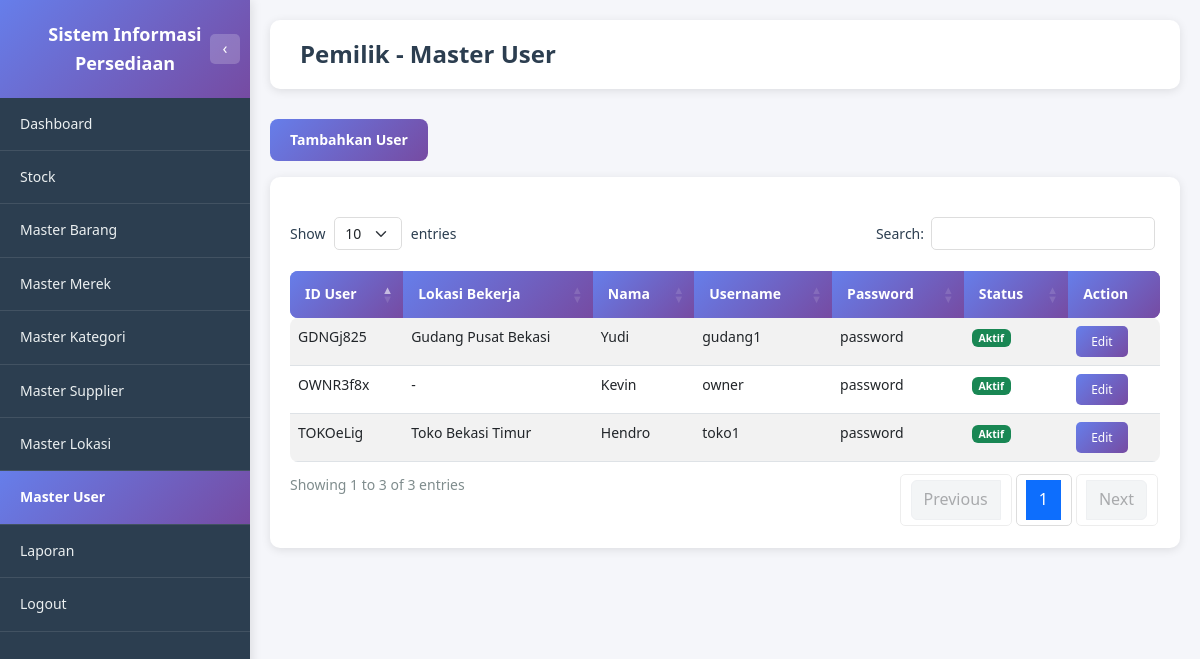
The app's page /pemilik/master_user.php (signed in) with its own data.
### tables this page shows
CREATE TABLE USERS (
   ID_USERS               VARCHAR(8) NOT NULL,
   KD_LOKASI              VARCHAR(8),
   KD_SUPPLIER            VARCHAR(8),
   NAMA                   VARCHAR(256),
   USERNAME               VARCHAR(256),
   PASSWORD               VARCHAR(256),
   STATUS                 ENUM('AKTIF', 'TIDAK AKTIF'),
   PRIMARY KEY (ID_USERS)
);

### pemilik/master_user.php (the view, shortened to what this page needs)
<?php
require_once '../dbconnect.php';
$query_user = "SELECT
                    u.ID_USERS,
                    COALESCE(ml.NAMA_LOKASI, ms.NAMA_SUPPLIER, '-') as LOKASI_BEKERJA,
                    u.NAMA,
                    u.USERNAME,
                    u.PASSWORD,
                    u.STATUS,
                    u.KD_LOKASI,
                    u.KD_SUPPLIER
                 FROM USERS u
                 LEFT JOIN MASTER_LOKASI ml ON u.KD_LOKASI = ml.KD_LOKASI
                 LEFT JOIN MASTER_SUPPLIER ms ON u.KD_SUPPLIER = ms.KD_SUPPLIER
                 ORDER BY u.ID_USERS ASC";
$result_user = $conn->query($query_user);
$active_page = 'master_user';
?>
<!DOCTYPE html>
<html lang="id">
<head>
    <link href="https://cdn.jsdelivr.net/npm/bootstrap@5.3.0/dist/css/bootstrap.min.css" rel="stylesheet">
    <link href="https://cdn.datatables.net/1.13.7/css/dataTables.bootstrap5.min.css" rel="stylesheet">
    <link href="https://cdn.jsdelivr.net/npm/sweetalert2@11/dist/sweetalert2.min.css" rel="stylesheet">
    <link href="../assets/css/style.css" rel="stylesheet">
</head>
<body class="dashboard-body">
    <?php include 'includes/sidebar.php'; ?>
    <div class="main-content">
        <div class="page-header">
            <h1 class="page-title">Pemilik - Master User</h1>
        </div>
        <div class="mb-3">
            <button type="button" class="btn-primary-custom" data-bs-toggle="modal" data-bs-target="#modalTambahUser">
                <i class="bi bi-plus-circle"></i> Tambahkan User
            </button>
        </div>
        <div class="table-section" style="width: 100%;">
            <div class="table-responsive" style="width: 100%;">
                <table id="tableUser" class="table table-custom table-striped table-hover" style="width: 100%;">
                    <thead>
                        <tr>
                            <th>ID User</th>
                            <th>Lokasi Bekerja</th>
                            <th>Nama</th>
                            <th>Username</th>
                            <th>Password</th>
                            <th>Status</th>
                            <th>Action</th>
                        </tr>
                    </thead>
                    <tbody>
                        <?php if ($result_user->num_rows > 0): ?>
                            <?php while ($row = $result_user->fetch_assoc()): ?>
                                <tr>
                                    <td><?php echo htmlspecialchars($row['ID_USERS']); ?></td>
                                    <td><?php echo htmlspecialchars($row['LOKASI_BEKERJA']); ?></td>
                                    <td><?php echo htmlspecialchars($row['NAMA']); ?></td>
                                    <td><?php echo htmlspecialchars($row['USERNAME']); ?></td>
                                    <td><?php echo htmlspecialchars($row['PASSWORD']); ?></td>
                                    <td>
                                        <?php if ($row['STATUS'] == 'AKTIF'): ?>
                                            <span class="badge bg-success">Aktif</span>
                                        <?php else: ?>
                                            <span class="badge bg-secondary">Tidak Aktif</span>
                                        <?php endif; ?>
                                    </td>
                                    <td>
                                        <button class="btn-view" onclick="editUser('<?php echo htmlspecialchars($row['ID_USERS']); ?>', '<?php echo htmlspecialchars($row['KD_LOKASI'] ?? '', ENT_QUOTES); ?>', '<?php echo htmlspecialchars($row['KD_SUPPLIER'] ?? '', ENT_QUOTES); ?>', '<?php echo htmlspecialchars($row['NAMA'], ENT_QUOTES); ?>', '<?php echo htmlspecialchars($row['USERNAME'], ENT_QUOTES); ?>', '<?php echo htmlspecialchars($row['PASSWORD'], ENT_QUOTES); ?>', '<?php echo $row['STATUS']; ?>')">Edit</button>
                                    </td>
                                </tr>
                            <?php endwhile; ?>
                        <?php endif; ?>
                    </tbody>
                </table>
            </div>
        </div>
    </div>
</body>
</html>

### pemilik/includes/sidebar.php (shortened to what this page needs)
<div class="sidebar" id="sidebar">
    <div class="sidebar-header">
        <span id="sidebar-title">Sistem Informasi Persediaan</span>
        <button class="sidebar-toggle" id="sidebarToggle" title="Toggle Sidebar">
            <span id="toggleIcon">‹</span>
        </button>
    </div>
    <ul class="sidebar-menu">
        <li><a href="dashboard.php" class="<?php echo $active_page == 'dashboard' ? 'active' : ''; ?>" data-icon="📊"><span>Dashboard</span></a></li>
        <li><a href="stock.php" class="<?php echo $active_page == 'stock' ? 'active' : ''; ?>" data-icon="📦"><span>Stock</span></a></li>
        <li><a href="master_barang.php" class="<?php echo $active_page == 'master_barang' ? 'active' : ''; ?>" data-icon="📋"><span>Master Barang</span></a></li>
        <li><a href="master_merek.php" class="<?php echo $active_page == 'master_merek' ? 'active' : ''; ?>" data-icon="🏷️"><span>Master Merek</span></a></li>
        <li><a href="master_kategori.php" class="<?php echo $active_page == 'master_kategori' ? 'active' : ''; ?>" data-icon="📁"><span>Master Kategori</span></a></li>
        <li><a href="master_supplier.php" class="<?php echo $active_page == 'master_supplier' ? 'active' : ''; ?>" data-icon="🏢"><span>Master Supplier</span></a></li>
        <li><a href="master_lokasi.php" class="<?php echo $active_page == 'master_lokasi' ? 'active' : ''; ?>" data-icon="📍"><span>Master Lokasi</span></a></li>
        <li><a href="master_user.php" class="<?php echo $active_page == 'master_user' ? 'active' : ''; ?>" data-icon="👥"><span>Master User</span></a></li>
        <li><a href="laporan.php" class="<?php echo $active_page == 'laporan' ? 'active' : ''; ?>" data-icon="📊"><span>Laporan</span></a></li>
        <li><a href="../logout.php" data-icon="🚪"><span>Logout</span></a></li>
    </ul>
</div>

### assets/css/style.css (style rules this page uses)
* { margin: 0; padding: 0; box-sizing: border-box; }
:root { --font-family-primary: 'Segoe UI', Tahoma, Geneva, Verdana, sans-serif; --font-size-base: 14px; --font-size-small: 12px; --font-size-large: 16px; --font-size-title: 24px; --font-size-heading: 18px; --font-weight-normal: 400; --font-weight-medium: 500; --font-weight-bold: 600; }
body { font-family: var(--font-family-primary); font-size: var(--font-size-base); line-height: 1.6; }
:root { --color-primary: #667eea; --color-primary-dark: #764ba2; --color-primary-gradient: linear-gradient(135deg, #667eea 0%, #764ba2 100%); --color-text-primary: #2c3e50; --color-text-secondary: #7f8c8d; --color-text-muted: #666; --color-text-light: #ecf0f1; --color-bg-primary: #f5f6fa; --color-bg-secondary: #ffffff; --color-bg-dark: #2c3e50; --color-bg-gradient: linear-gradient(135deg, #667eea 0%, #764ba2 100%); --color-border: #ddd; --color-border-light: #ecf0f1; --color-success: #27ae60; --color-warning: #f39c12; --color-danger: #e74c3c; --color-info: #3498db; --shadow-sm: 0 2px 10px rgba(0, 0, 0, 0.1); --shadow-md: 0 4px 15px rgba(0, 0, 0, 0.1); --shadow-lg: 0 10px 40px rgba(0, 0, 0, 0.2); }
body { background: var(--color-bg-gradient); min-height: 100vh; }
body.dashboard-body { background: var(--color-bg-primary); }
.btn-primary-custom { background: var(--color-primary-gradient); border: none; border-radius: 8px; padding: 10px 20px; font-weight: var(--font-weight-bold); color: white; transition: transform 0.2s, box-shadow 0.2s; cursor: pointer; font-family: var(--font-family-primary); }
.sidebar { position: fixed; top: 0; left: 0; height: 100vh; width: 250px; background: var(--color-bg-dark); box-shadow: 2px 0 10px rgba(0, 0, 0, 0.1); z-index: 1000; overflow-y: auto; transition: width 0.3s ease, transform 0.3s ease; }
.sidebar-header { background: var(--color-primary-gradient); padding: 20px; color: white; text-align: center; font-weight: var(--font-weight-bold); font-size: var(--font-size-heading); position: relative; transition: all 0.3s ease; }
.sidebar-toggle { position: absolute; right: 10px; top: 50%; transform: translateY(-50%); background: rgba(255, 255, 255, 0.2); border: none; color: white; width: 30px; height: 30px; border-radius: 5px; cursor: pointer; display: flex; align-items: center; justify-content: center; transition: all 0.3s ease; font-size: var(--font-size-large); }
.sidebar-menu { list-style: none; padding: 0; margin: 0; }
.sidebar-menu li { border-bottom: 1px solid rgba(255, 255, 255, 0.1); }
.sidebar-menu a { display: block; padding: 15px 20px; color: var(--color-text-light); text-decoration: none; transition: all 0.3s ease; font-size: var(--font-size-base); }
.sidebar-menu a.active { background: var(--color-primary-gradient); color: white; font-weight: var(--font-weight-bold); }
.main-content { margin-left: 250px; min-height: 100vh; background: var(--color-bg-primary); padding: 20px; transition: margin-left 0.3s ease; }
.page-header { background: var(--color-bg-secondary); padding: 20px 30px; border-radius: 10px; margin-bottom: 30px; box-shadow: var(--shadow-sm); }
.page-title { font-size: var(--font-size-title); font-weight: var(--font-weight-bold); color: var(--color-text-primary); margin: 0; }
.table-custom { border-radius: 8px; overflow: hidden; }
.table-custom thead { background: var(--color-primary-gradient); color: white; }
.table-custom thead th { border: none; padding: 12px 15px; font-weight: var(--font-weight-bold); }
.table-custom tbody tr { transition: background-color 0.2s; }
.table-section { background: var(--color-bg-secondary); padding: 20px; border-radius: 10px; margin-bottom: 30px; box-shadow: var(--shadow-sm); }
.btn-view { background: var(--color-primary-gradient); border: none; color: white; padding: 6px 15px; border-radius: 5px; font-size: var(--font-size-small); font-weight: var(--font-weight-medium); cursor: pointer; transition: all 0.2s ease; white-space: nowrap; }
.dataTables_wrapper .table-custom { margin-top: 0; }
.dataTables_wrapper .table-custom thead th { background: var(--color-primary-gradient); color: white; border: none; padding: 12px 15px; font-weight: var(--font-weight-bold); }

### records on screen
users: ID_USERS "GDNGj825", LOKASI_BEKERJA "Gudang Pusat Bekasi", NAMA "Yudi", USERNAME "gudang1", PASSWORD "password", STATUS "Aktif"
users: ID_USERS "OWNR3f8x", LOKASI_BEKERJA "-", NAMA "Kevin", USERNAME "owner", PASSWORD "password", STATUS "Aktif"
users: ID_USERS "TOKOeLig", LOKASI_BEKERJA "Toko Bekasi Timur", NAMA "Hendro", USERNAME "toko1", PASSWORD "password", STATUS "Aktif"
